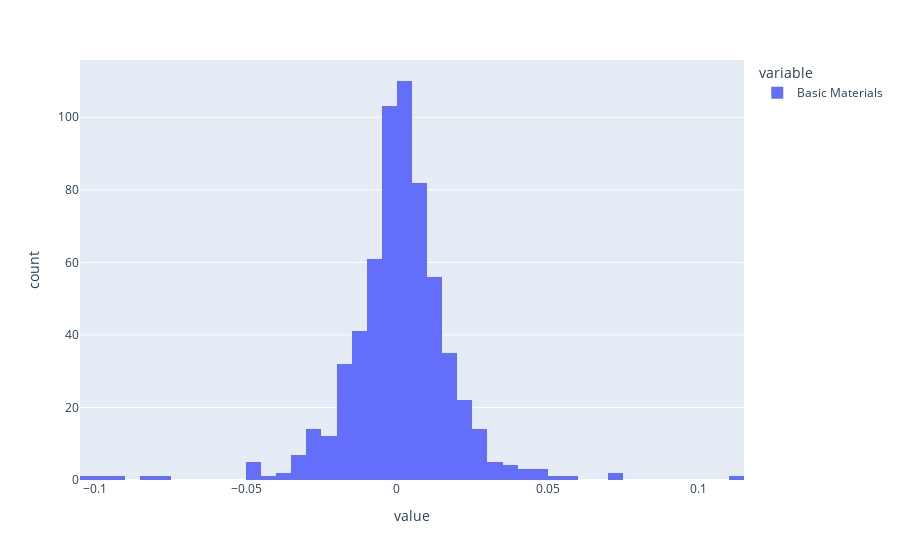
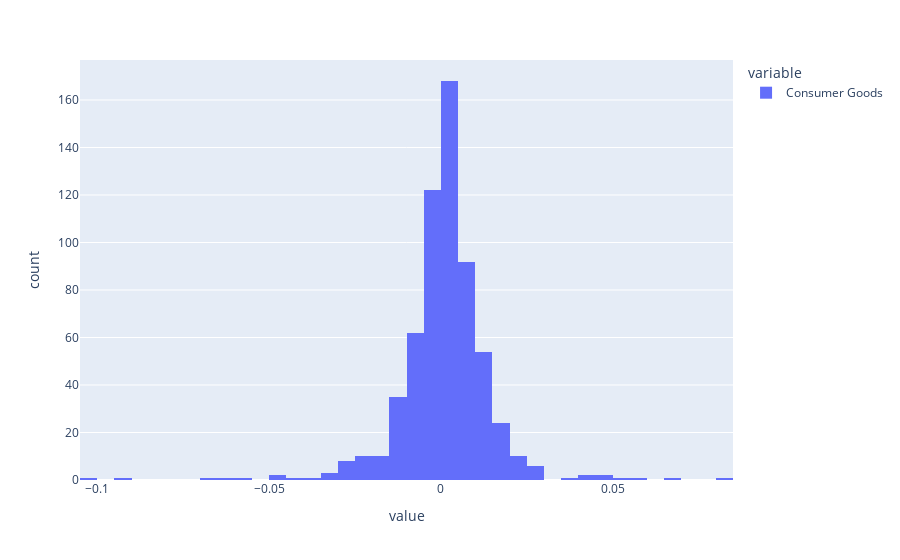
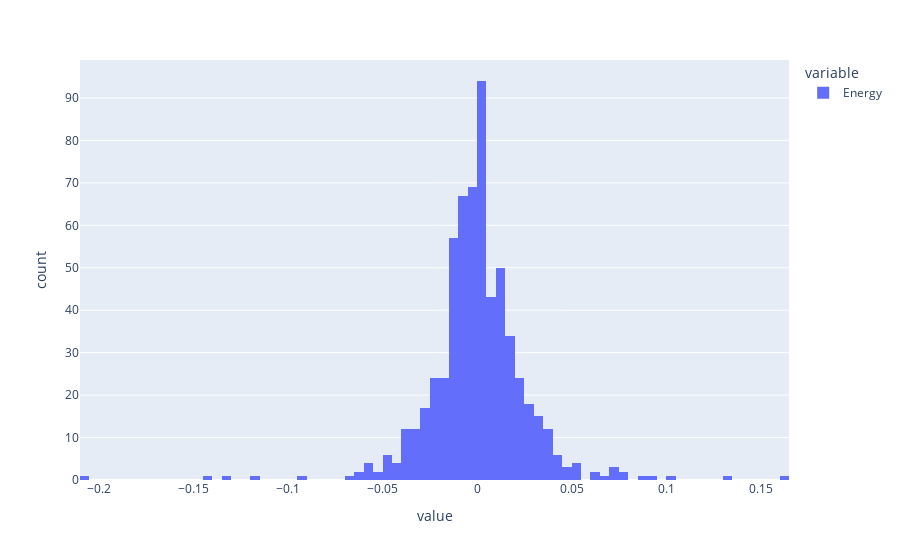
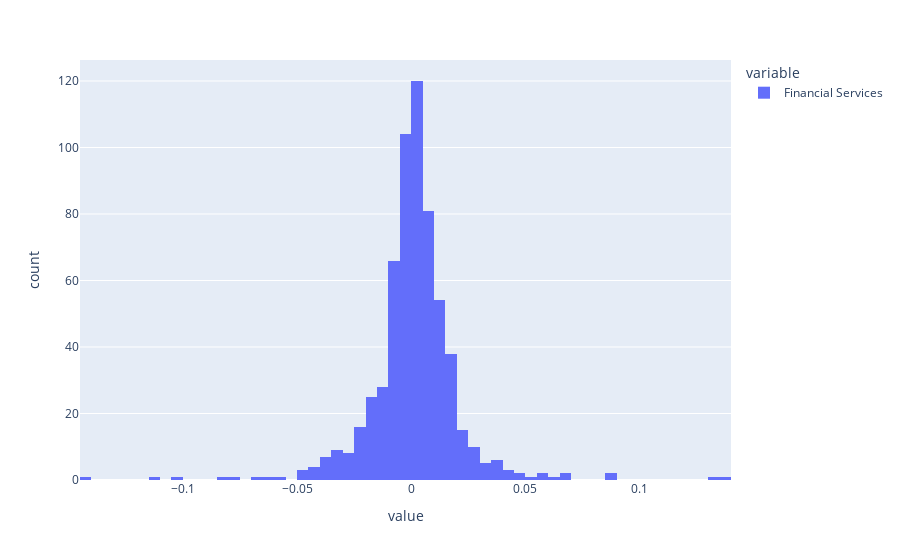

The code cell stored with these charts, in order, in its notebook:
### Code cell
#Plot histograms of pct_change
for i in change.columns:
    plt.figure()
    fig = px.histogram(change[i],nbins=100)
    fig.show()

### Figure 1 — Plotly figure (JSON) as saved in the notebook; plotly's stock layout.template omitted (floating-point values rounded to 4 significant figures; data arrays with more than 128 entries replaced by an {"elided": "..."} marker saying what was removed)
{"data": [{"alignmentgroup": "True", "bingroup": "x", "hovertemplate": "variable=Basic Materials<br>value=%{x}<br>count=%{y}<extra></extra>", "legendgroup": "Basic Materials", "marker": {"color": "#636efa"}, "name": "Basic Materials", "nbinsx": 80, "offsetgroup": "Basic Materials", "orientation": "v", "showlegend": true, "type": "histogram", "x": {"elided": "623 float values"}, "xaxis": "x", "yaxis": "y"}], "layout": {"barmode": "relative", "legend": {"title": {"text": "variable"}, "tracegroupgap": 0}, "margin": {"t": 60}, "xaxis": {"anchor": "y", "domain": [0, 1], "title": {"text": "value"}}, "yaxis": {"anchor": "x", "domain": [0, 1], "title": {"text": "count"}}}}

### Figure 2 — Plotly figure (JSON) as saved in the notebook; plotly's stock layout.template omitted (floating-point values rounded to 4 significant figures; data arrays with more than 128 entries replaced by an {"elided": "..."} marker saying what was removed)
{"data": [{"alignmentgroup": "True", "bingroup": "x", "hovertemplate": "variable=Consumer Goods<br>value=%{x}<br>count=%{y}<extra></extra>", "legendgroup": "Consumer Goods", "marker": {"color": "#636efa"}, "name": "Consumer Goods", "nbinsx": 80, "offsetgroup": "Consumer Goods", "orientation": "v", "showlegend": true, "type": "histogram", "x": {"elided": "623 float values"}, "xaxis": "x", "yaxis": "y"}], "layout": {"barmode": "relative", "legend": {"title": {"text": "variable"}, "tracegroupgap": 0}, "margin": {"t": 60}, "xaxis": {"anchor": "y", "domain": [0, 1], "title": {"text": "value"}}, "yaxis": {"anchor": "x", "domain": [0, 1], "title": {"text": "count"}}}}

### Figure 3 — Plotly figure (JSON) as saved in the notebook; plotly's stock layout.template omitted (floating-point values rounded to 4 significant figures; data arrays with more than 128 entries replaced by an {"elided": "..."} marker saying what was removed)
{"data": [{"alignmentgroup": "True", "bingroup": "x", "hovertemplate": "variable=Energy<br>value=%{x}<br>count=%{y}<extra></extra>", "legendgroup": "Energy", "marker": {"color": "#636efa"}, "name": "Energy", "nbinsx": 80, "offsetgroup": "Energy", "orientation": "v", "showlegend": true, "type": "histogram", "x": {"elided": "623 float values"}, "xaxis": "x", "yaxis": "y"}], "layout": {"barmode": "relative", "legend": {"title": {"text": "variable"}, "tracegroupgap": 0}, "margin": {"t": 60}, "xaxis": {"anchor": "y", "domain": [0, 1], "title": {"text": "value"}}, "yaxis": {"anchor": "x", "domain": [0, 1], "title": {"text": "count"}}}}

### Figure 4 — Plotly figure (JSON) as saved in the notebook; plotly's stock layout.template omitted (floating-point values rounded to 4 significant figures; data arrays with more than 128 entries replaced by an {"elided": "..."} marker saying what was removed)
{"data": [{"alignmentgroup": "True", "bingroup": "x", "hovertemplate": "variable=Financial Services<br>value=%{x}<br>count=%{y}<extra></extra>", "legendgroup": "Financial Services", "marker": {"color": "#636efa"}, "name": "Financial Services", "nbinsx": 80, "offsetgroup": "Financial Services", "orientation": "v", "showlegend": true, "type": "histogram", "x": {"elided": "623 float values"}, "xaxis": "x", "yaxis": "y"}], "layout": {"barmode": "relative", "legend": {"title": {"text": "variable"}, "tracegroupgap": 0}, "margin": {"t": 60}, "xaxis": {"anchor": "y", "domain": [0, 1], "title": {"text": "value"}}, "yaxis": {"anchor": "x", "domain": [0, 1], "title": {"text": "count"}}}}
